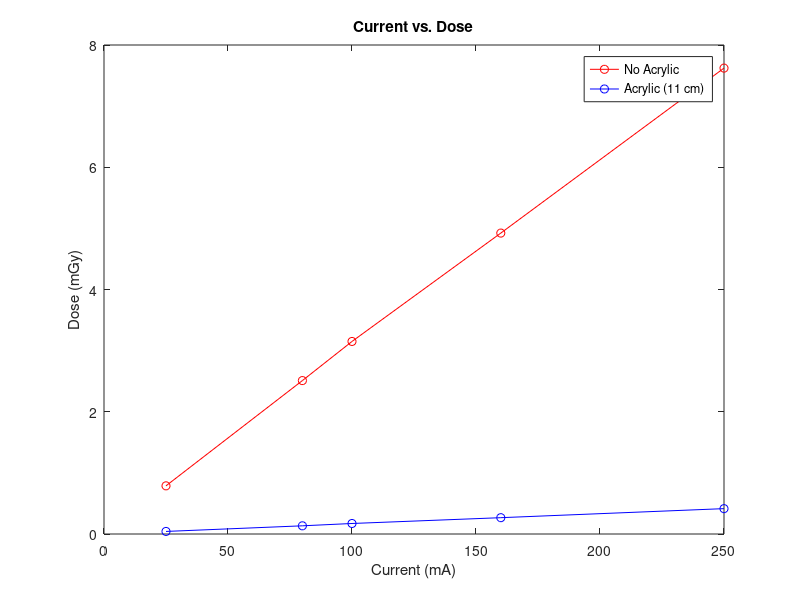
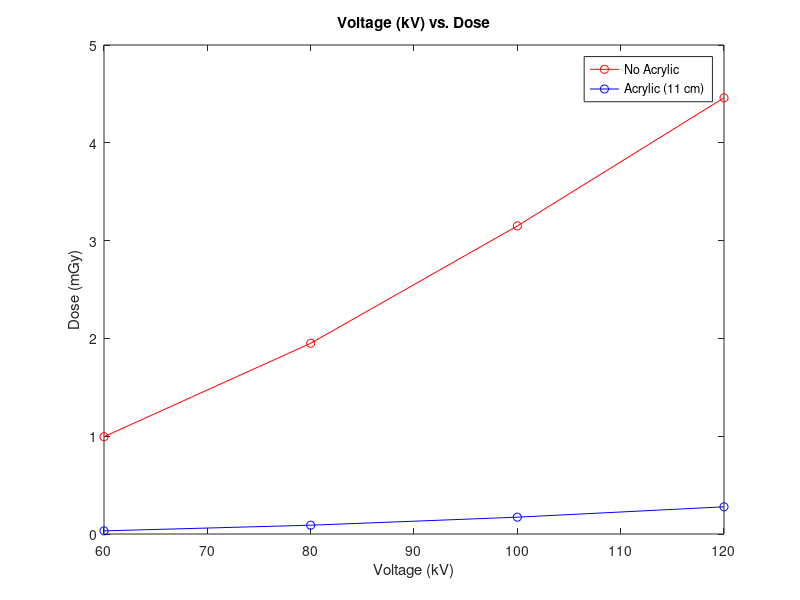
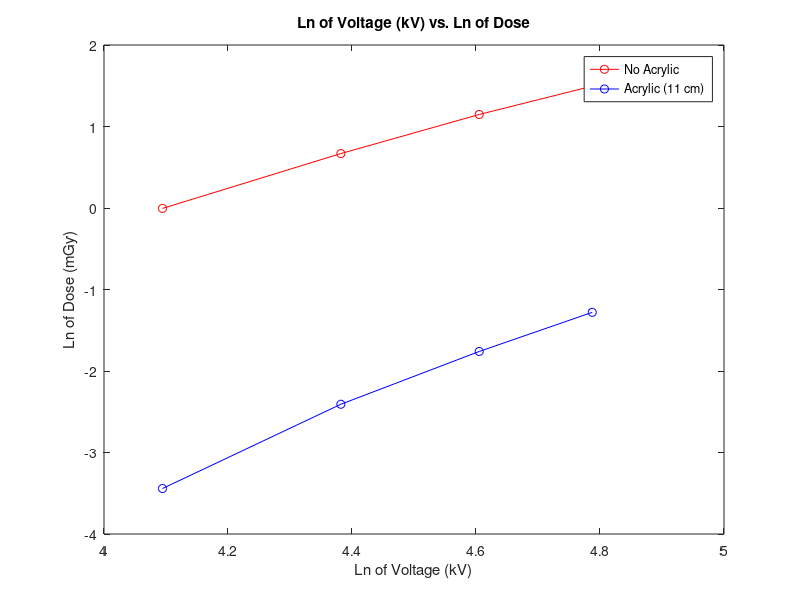
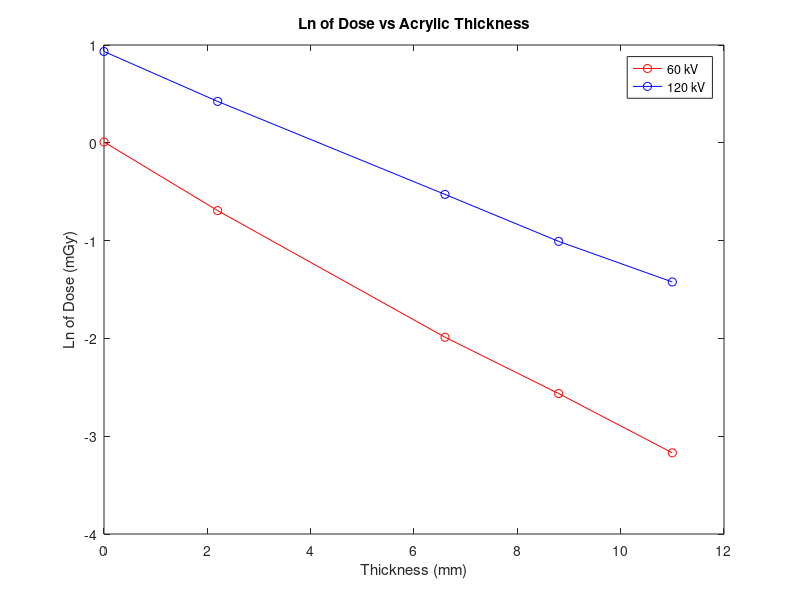

Recreate these plots in MATLAB, in order. (Note: this script raises an error after producing the figures.)
%intensity as fnc of kV and mA

%kV = [60 80 100 120 100 100 100 100 60 80 100 120 100 100 100 100];
%mA = [100 100 100 100 25 80 160 250 100 100 100 100 25 80 160 250];
%exposure_time = 500 * ones(1,size(kV,2));   %ms
%acrylic_thickness = [zeros(1,size(kV,2)/2) 11*ones(1,size(kV,2)/2)];    %cm
%dose = [0.995 1.950 3.150 4.460 0.788 2.51 4.923 7.622 0.032 0.090 0.172 ...
%    0.278 0.042 0.134 0.267 0.415]; %mGy

%dose vs mA
mA = [25 80 100 160 250];
dose = [0.788 2.51 3.15 4.923 7.622];
dose_acrylic = [0.042 0.134 0.172 0.267 0.415];

R = corrcoef(mA,dose);
R_sq = R(2)^2;

R_acrylic = corrcoef(mA,dose_acrylic);
R_sq_acrylic = R_acrylic(2)^2;

figure(1)
plot(mA,dose,'ro-',mA,dose_acrylic,'bo-')
title('Current vs. Dose')
xlabel('Current (mA)')
ylabel('Dose (mGy)')
legend('No Acrylic','Acrylic (11 cm)')

%dose vs kV

kV = [60 80 100 120];
dose = [0.995 1.950 3.150 4.460];
dose_acrylic = [0.032 0.090 0.172 0.278];

R = corrcoef(kV,dose);
R_sq = R(2)^2;

R_acrylic = corrcoef(kV,dose_acrylic);
R_sq_acrylic = R_acrylic(2)^2;

figure(2)
plot(kV,dose,'ro-',kV,dose_acrylic,'bo-')
title('Voltage (kV) vs. Dose')
xlabel('Voltage (kV)')
ylabel('Dose (mGy)')
legend('No Acrylic','Acrylic (11 cm)')

%ln(dose) vs ln(kV)

figure(3)
plot(log(kV),log(dose),'ro-',log(kV),log(dose_acrylic),'bo-')
title('Ln of Voltage (kV) vs. Ln of Dose')
xlabel('Ln of Voltage (kV)')
ylabel('Ln of Dose (mGy)')
legend('No Acrylic','Acrylic (11 cm)')

%measurements of n with and without absorber

%attenuation of plastic and copper

acrylic_sheets = [0 2 6 8 10];
acrylic_thickness = [0 2.2 6.6 8.8 11.0];   %mm
dose_60kV = [1.008 0.500 0.137 0.077 0.042];    %mGy
dose_120kV_filter = [2.544 1.527 0.590 0.365 0.241];    %mGy

figure(4)
plot(acrylic_thickness,log(dose_60kV),'ro-',acrylic_thickness,log(dose_120kV_filter),'bo-')
title('Ln of Dose vs Acrylic Thickness')
xlabel('Thickness (mm)')
ylabel('Ln of Dose (mGy)')
legend('60 kV','120 kV')

copper_sheets = [1 2 3 5 7];
copper_thickness = [0 0.1 0.3 0.5 0.7]; %mm
dose_60kV = [1.008 0.522 0.214 0.106 0.065]; %mGy
dose_120kV_filter = [2.544 2.089 1.519 1.168 0.927];    %mGy

figure(5)
plot(copper_thickness,log(dose_60kV),'ro-',copper_thickness,log(dose_120kV_filter),'bo-')
title('Ln of Dose vs Copper Thickness')
xlabel('Thickness (mm)')
ylabel('Ln of Dose (mGy)')
legend('60 kV','120 kV')

%scatter

field_size = [5.1*5 10*10.2 15*15];   %in
dose_noacrylic = [3.025 3.426 3.505]; %mGy
dose_6sheets = [0.600 0.795 0.945]; %mGy
dose_12sheets = [0.124 0.233 NaN];    %mGy, last value NaN bc broken

figure(5)
plot(field_size,dose_noacrylic,'ro-',field_size,dose_6sheets,'bo-',...
    field_size,dose_12sheets,'ko-')
title('Dose vs Field Size')
xlabel('Field Size (sq in)')
ylabel('Dose (mGy)')
legend('No Acrylic','6 Sheets of Acrylic (6.6 mm)', '12 Sheets of Acrylic (13.2 mm)')

P = [3.1 0.58 0.088];   %mGy, calculated from best fit lines
S_no = dose_noacrylic - P;
S_6 = dose_6sheets - P;
S_12 = dose_12sheets - P;
StoP_no = S_no./P;
StoP_6 = S_6./P;
StoP_12 = S_12./P;
names = {'No Acrylic','6 Sheets of Acrylic','12 Sheets of Acrylic'};
T = table(S_no,S_6,S_12StoP_no,StoP_6,StoP_12);